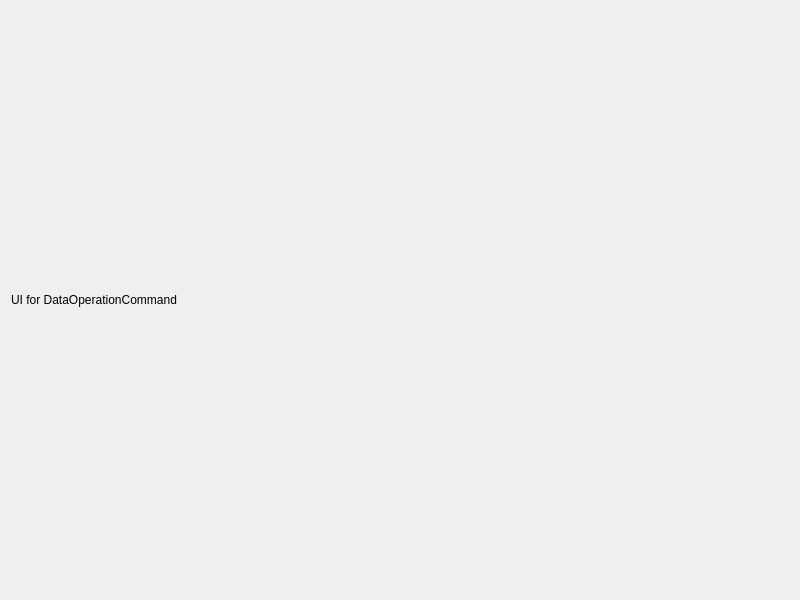
<?xml version="1.0" encoding="UTF-8"?>
<ui version="4.0">
 <class>DataOperationCommand</class>
 <widget class="QDialog" name="dataOperationCommand">
  <property name="geometry">
   <rect>
    <x>0</x>
    <y>0</y>
    <width>800</width>
    <height>600</height>
   </rect>
  </property>
  <property name="windowTitle">
   <string>Data Operation Command</string>
  </property>
  <layout class="QVBoxLayout" name="verticalLayout">
   <item>
    <widget class="QLabel" name="label">
     <property name="text">
      <string>UI for DataOperationCommand</string>
     </property>
    </widget>
   </item>
  </layout>
 </widget>
 <resources/>
 <connections/>
</ui>
